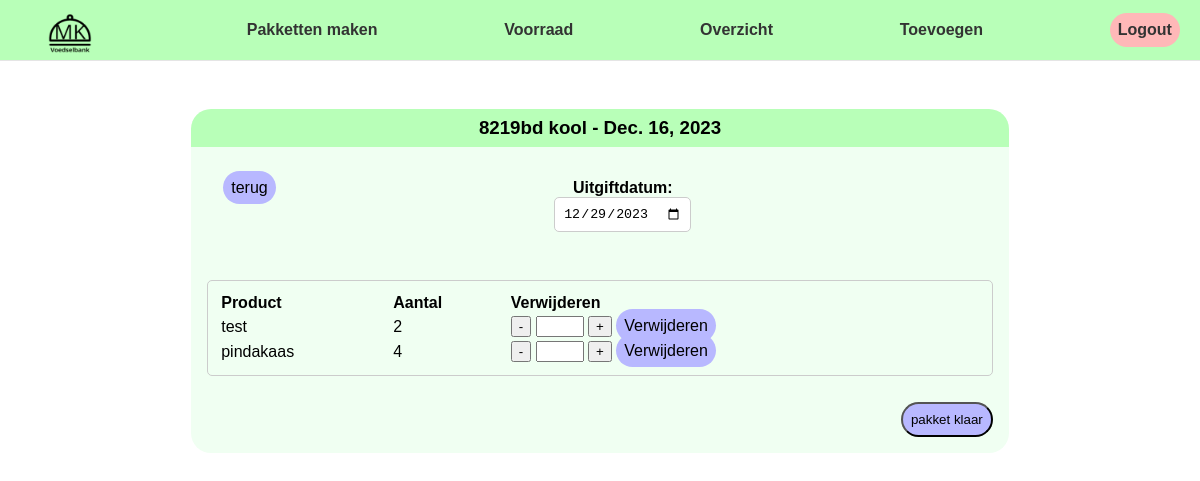
Screenshot of /pakketten/6 (signed in) with the database file from the repository.
### magazijn/models/pakket.py (models this page shows, shortened)
class Pakket(models.Model):
        STATUS_CHOICES = (
            (1, 'niet opgehaald'),
            (2, 'opgehaald'),
        )
        gezinsnaam = models.ForeignKey("klanten.Klant", on_delete=models.SET_NULL, null=True)
        uitgiftdatum = models.DateField(default=timezone.now() + timezone.timedelta(weeks=1))
        status = models.IntegerField(default=1, choices=STATUS_CHOICES)
        aangemaakt_op = models.DateField(auto_now_add=True)

### klanten/models/klant.py (models this page shows)
class Klant(models.Model):
    gezinsnaam = models.CharField(max_length=100)
    volwassenen = models.IntegerField()
    kinderen = models.IntegerField()
    babies = models.IntegerField()
    postcode = models.CharField(max_length=50)
    varkesvlees = models.BooleanField()
    vegataries = models.BooleanField()
    veganistisch = models.BooleanField()
    alergieën = models.ManyToManyField("Alergie", related_name="klant", null=True, blank=True)
    def __str__(self):
        return self.postcode + " " + self.gezinsnaam

### magazijn/models/product.py (models this page shows)
class Product(models.Model):
    name = models.CharField(max_length=100)
    EAN = models.IntegerField()
    afbeelding = models.ImageField(upload_to='images/', null=True)
    varkesvlees = models.BooleanField(default=False)
    vegataries = models.BooleanField(default=False)
    veganistisch = models.BooleanField(default=False)
    catagorieën = models.ManyToManyField("Catagorie", related_name="product")
    voorraad = models.IntegerField(default=0)
    def __str__(self):
        return self.name

### magazijn/views/pakket_detail.py (the view, shortened to what this page needs)
# urls.py: path("pakketten/<int:id>", PakketDetailView.as_view(), name="pakketten_detail"),
class PakketDetailView(LoginRequiredMixin, View):
    template_name = "magazijn/pakket-detail.html"
    pakket_model = Pakket
    product_model = Product
    product_item_model = ProductItem
    filterset_product = ProductFilter
    filterset_categorie = CategorieProduct
    form = UitgeefDatumForm
    def get(self, request, id):
        pakket = get_object_or_404(Pakket, pk=id)
        klant = get_object_or_404(Klant, pk=pakket.gezinsnaam.id)
        product_items = self.product_item_model.objects.filter(pakket=pakket)
        product_counts = product_items.values('product').annotate(count=Count('product'))
        form = self.form(instance=pakket)
        context = {
            'pakket': pakket,
            'product_items': product_items,
            'product_counts': product_counts,
            'klant': klant,
            'form': form,
        }
        for product_count in product_counts:
            product = self.product_model.objects.get(pk=product_count['product'])
            product_count['product'] = product
        return render(request, self.template_name, context)

### magazijn/forms/uitgeef_datum_form.py
class UitgeefDatumForm(forms.ModelForm):
    uitgiftdatum = forms.DateField( widget=forms.DateInput(attrs={'type': 'date'}), required=True, label='Uitgiftdatum',)
    class Meta:
        model = Pakket
        fields = ['uitgiftdatum']

### templates/magazijn/pakket-detail.html (shortened to what this page needs)
{% extends "../base.html" %}
{% load static %}
{% block stylesheets %}
    <link rel="stylesheet" href="{% static 'css/login.css' %}">
    <link rel="stylesheet" href="{% static 'css/add-stock.css' %}">
    <link rel="stylesheet" href="{% static 'css/stock.css' %}">
    <link rel="stylesheet" href="{% static 'css/pakketten.css' %}">
{% endblock stylesheets %}
{% block content %}
    <div class='center-screen'>
        <div class="flex-column">
            <h3 class = "card-header">{{pakket.gezinsnaam}} - {{pakket.aangemaakt_op}}</h3>
            <form class="stock-form" method='POST'>
                <div class='flex'>
                <div>
                    <a class='card-btn' href="{% url 'pakket' pk=klant.pk %}">terug</a>
                </div>
                <div class='tiny-form'>
                    {% for field in form %}
                    {{field.label_tag}}
                    <div class="field-form">
                    {{ field }}
                    </div>
                    {% endfor %}
                </div>
                </div>
                <table class='pakket-item'>
                    <tr>
                        <th>Product</th>
                        <th>Aantal</th>
                        <th>Verwijderen</th>
                    </tr>
                    {% for product_count in product_counts %}
                        <tr>
                            <td>{{product_count.product}}</td>
                            <td>{{product_count.count}}</td>
                            <td><button type="button" onclick="decrement({{ forloop.counter }})">-</button>
                                <input type="number" class="quantity-input" name="quantity{{ forloop.counter }}" max="{{product_count.count}}" min="0" readonly>
                                <button type="button" onclick="increment({{ forloop.counter }})">+</button>
                                <a href="{% url 'pakketten_verwijderen' product=product_count.product.id pakket=pakket.id hoeveel=0 %}" class="card-btn" id="quantity{{ forloop.counter }}">Verwijderen</a>
                            </td>
                        </tr>
                    {% endfor %}
                </table>
                <div class='flex-reverse'>
                    <input class='card-btn' type="submit" value="pakket klaar" class='submit'>
                </div>
            </form>
        </div>
    </div>
{% endblock content %}

### static/css/login.css (style rules this page uses)
.center-screen { display: flex; justify-content: center; height: 100vh; }
label { font-weight: bold; }

### static/css/add-stock.css (style rules this page uses)
.stock-form { margin: 0; padding: 1rem; display: flex; flex-direction: column; background-color: #F0FFF2; border-radius: 0 0 20px 20px; min-width: 70%; gap: 1rem; }
.field-form { margin-bottom: 1rem; }
.field-form input[type="text"], .field-form input[type="number"], .field-form input[type="date"], .field-form select, #id_leverancier, #id_houdsbaarheiddatum { width: 100%; padding: 0.5rem; border-radius: 5px; border: 1px solid #ccc; }
.flex-reverse { display: flex; flex-direction: row-reverse; }
.card-header { background-color: #B8FFB8; padding: 0.5rem; margin: 0%; border-radius: 20px 20px 0px 0px; text-align: center; }
.center-screen { padding: 1rem; padding-top: 3rem; }
.flex { display: flex; flex-direction: row; flex-wrap: wrap; padding: 1rem; gap: 0.5rem; }
.tiny-form { margin: 0; display: flex; flex-direction: column; border-radius: 0 0 20px 20px; min-width: 50%; }
.flex-column { margin: 0; display: flex; flex-direction: column; border-radius:0 0 20px 20px; min-width: 70%; }

### static/css/stock.css (style rules this page uses)
.card-btn { background-color: #B8B8FF; border-radius: 20px; color: black; text-decoration: none; padding: 0.5rem; }

### static/css/pakketten.css (style rules this page uses)
.pakket-item { border: 1px solid #ccc; border-radius: 5px; padding: 10px; margin-bottom: 10px; }
.pakket-item th { text-align: left; }
.tiny-form { width: 90%; align-items: center; }

### static/css/header.css (style rules this page uses)
body { margin: 0; padding: 0; font-family: sans-serif; }

### rows the page displays
Pakket: gezinsnaam "8219bd kool", aangemaakt_op "Dec. 16, 2023", form "12/29/2023"
Product: product "test", count "2"
Product: product "pindakaas", count "4"

### other values shown
{{ field.label_tag }} "Uitgiftdatum:"
